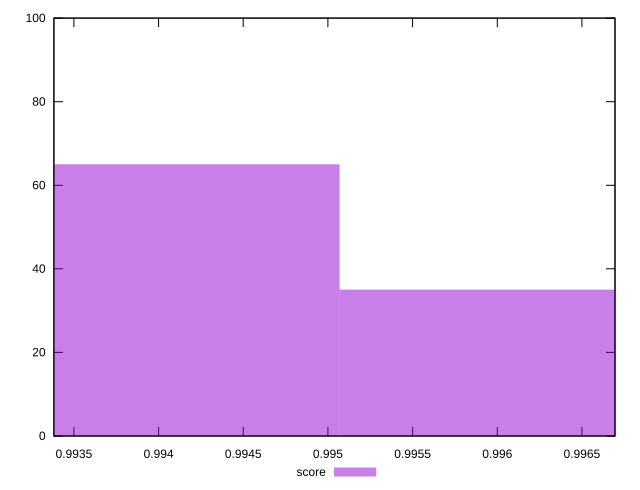

Recreate this plot in gnuplot.
reset

$score <<EOF
0.9967814056602218 35
0.993356040005032 65
EOF

set key outside below
set boxwidth 0.0034253656551897654
set xrange [0.9933819951670377:0.9966953187287005]
set yrange [0:100]
set trange [0:100]
set style fill transparent solid 0.5 noborder
set terminal svg size 640, 490 enhanced background rgb 'white'
set output "report_00007_2020-12-11T15:55:29.892Z/interactive/samples/pages+cached+noexternal+noimg/score/histogram.svg"

plot $score title "score" with boxes

reset
